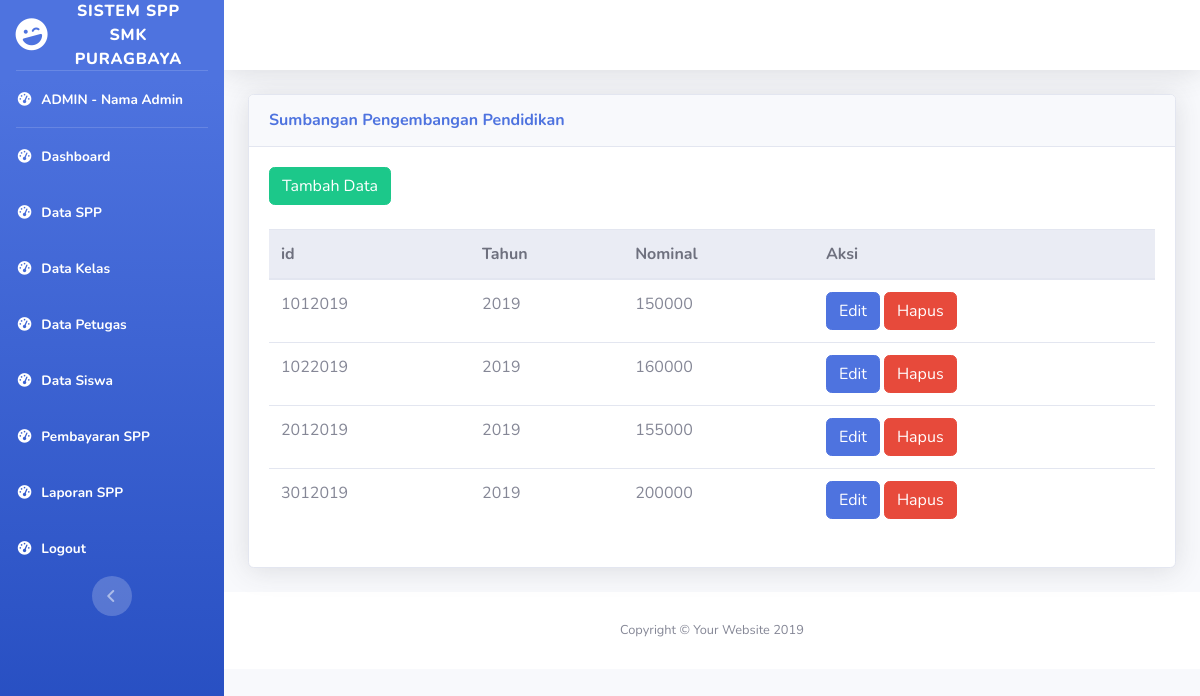
Screenshot of /admin-spp.php with the database file from the repository.
### tables this page shows
CREATE TABLE `spp` (
  `id_spp` int(11) NOT NULL,
  `tahun` int(11) NOT NULL,
  `nominal` int(11) NOT NULL
);

### admin-spp.php (the view, shortened to what this page needs)
<!DOCTYPE html>
<?php
  include("koneksi.php");
  $query = mysqli_query($mysqli,"select * from spp");
?>
<html lang="en">
<head>
  <link href="vendor/fontawesome-free/css/all.min.css" rel="stylesheet" type="text/css">
  <link href="css/sb-admin-2.min.css" rel="stylesheet">
</head>
<body id="page-top">
  <div id="wrapper">
    <ul class="navbar-nav bg-gradient-primary sidebar sidebar-dark accordion" id="accordionSidebar">
      <a class="sidebar-brand d-flex align-items-center justify-content-center" href="index.html">
        <div class="sidebar-brand-icon rotate-n-15">
          <i class="fas fa-laugh-wink"></i>
        </div>
        <div class="sidebar-brand-text mx-3">Sistem SPP SMK Puragbaya </div>
      </a>
      <hr class="sidebar-divider my-0">
      <li class="nav-item active">
        <a class="nav-link" href="#">
          <i class="fas fa-fw fa-tachometer-alt"></i>
          <span>ADMIN - Nama Admin</span></a>
      </li>
      <hr class="sidebar-divider my-0">
      <li class="nav-item active">
        <a class="nav-link" href="admin-dashboard.php">
          <i class="fas fa-fw fa-tachometer-alt"></i>
          <span>Dashboard</span></a>
      </li>
      <li class="nav-item active">
        <a class="nav-link" href="admin-spp.php">
          <i class="fas fa-fw fa-tachometer-alt"></i>
          <span>Data SPP</span></a>
      </li>
      <li class="nav-item active">
        <a class="nav-link" href="admin-kelas.php">
          <i class="fas fa-fw fa-tachometer-alt"></i>
          <span>Data Kelas</span></a>
      </li>
      <li class="nav-item active">
        <a class="nav-link" href="admin-petugas.php">
          <i class="fas fa-fw fa-tachometer-alt"></i>
          <span>Data Petugas</span></a>
      </li>
      <li class="nav-item active">
        <a class="nav-link" href="admin-siswa.php">
          <i class="fas fa-fw fa-tachometer-alt"></i>
          <span>Data Siswa</span></a>
      </li>
      <li class="nav-item active">
        <a class="nav-link" href="admin-pembayaran.php">
          <i class="fas fa-fw fa-tachometer-alt"></i>
          <span>Pembayaran SPP</span></a>
      </li>
      <li class="nav-item active">
        <a class="nav-link" href="admin-laporan.php">
          <i class="fas fa-fw fa-tachometer-alt"></i>
          <span>Laporan SPP</span></a>
      </li>
      <li class="nav-item active">
        <a class="nav-link" href="logout.php">
          <i class="fas fa-fw fa-tachometer-alt"></i>
          <span>Logout</span></a>
      </li>
      <div class="text-center d-none d-md-inline">
        <button class="rounded-circle border-0" id="sidebarToggle"></button>
      </div>
    </ul>
    <div id="content-wrapper" class="d-flex flex-column">
      <div id="content">
        <nav class="navbar navbar-expand navbar-light bg-white topbar mb-4 static-top shadow">
        </nav>
        <div class="container-fluid">
          <div class="row">
            <div class="col-xl-12 col-lg-12">
              <div class="card shadow mb-4">
                <div class="card-header py-3 d-flex flex-row align-items-center justify-content-between">
                  <h6 class="m-0 font-weight-bold text-primary">Sumbangan Pengembangan Pendidikan</h6>
                </div>
                <div class="card-body">
                <a href="#">
                    <button type="button" class="btn btn-success">Tambah Data</button><br><br>
                  </a>
                  <table class ="table">
                    <thead class="thead-light">
                      <tr>
                        <th scope="col">id</th>
                        <th scope="col">Tahun</th>
                        <th scope="col">Nominal</th>
                        <th scope="col">Aksi</th>
                      </tr>
                    </thead>
                    <tbody>
                      <?php
                        while($spp=mysqli_fetch_array($query)){
                      ?>
                      <tr>
                        <td> <?php echo $spp['id_spp'];?> </td>
                        <td> <?php echo $spp['tahun'];?> </td>
                        <td> <?php echo $spp['nominal'];?> </td>
                        <td>
                          <a href="#"><button type="button" class="btn btn-primary">Edit</button></a>
                          <a href="#"><button type="button" class="btn btn-danger">Hapus</button></a>
                        </td>
                      </tr>
                        <?php } ?>
                    </tbody>
                  </table>
                </div>
              </div>
            </div>
        </div>
      </div>
      <footer class="sticky-footer bg-white">
        <div class="container my-auto">
          <div class="copyright text-center my-auto">
            <span>Copyright &copy; Your Website 2019</span>
          </div>
        </div>
      </footer>
    </div>
  </div>
</body>
</html>

### rows the page displays
spp: id_spp "1012019", tahun "2019", nominal "150000"
spp: id_spp "1022019", tahun "2019", nominal "160000"
spp: id_spp "2012019", tahun "2019", nominal "155000"
spp: id_spp "3012019", tahun "2019", nominal "200000"
